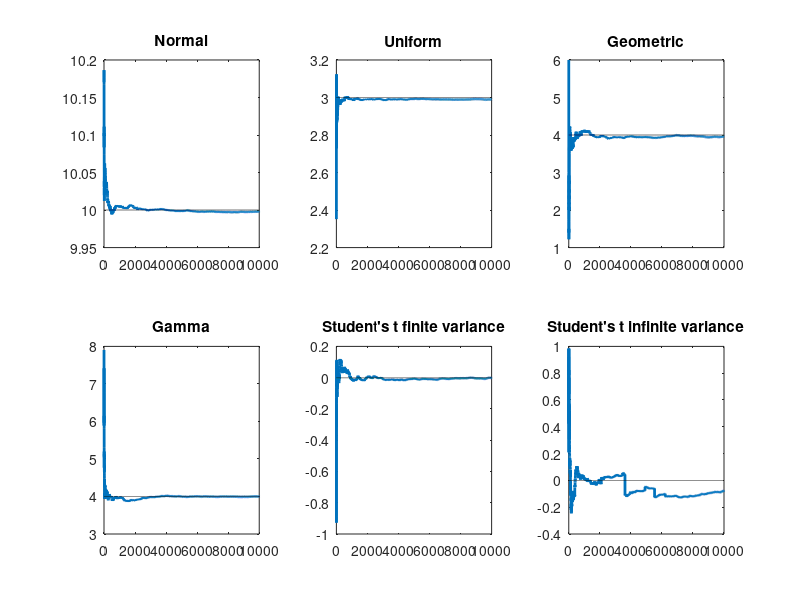

Reproduce this figure in MATLAB.
% -------------------------------------------------------------------------
% Illustration of the weak law of large numbers for several distributions:
% normal,uniform,geometric,student's t (finite and infinite variance),gamma.
% Note that the draws are i.i.d.
% -------------------------------------------------------------------------
% Willi Mutschler, October 28, 2022
% willi@mutschler.eu
% -------------------------------------------------------------------------

%% Housekeeping
clearvars; clc;close all;

%% Initializations
T = 10000;                                  % maximum horizon of periods
z = nan(1,T); sig_z = 0.2; mu_z = 10;       % normal distribution
u = nan(1,T); a = 2; b = 4; mu_u = (a+b)/2; % uniform distribution
ge = nan(1,T); p = 0.2; mu_ge = (1-p)/p;    % geometric distribution
ga = nan(1,T); k=2; thet=2; mu_ga=k*thet;   % gamma distribution
st1 = nan(1,T); nu1 = 8; mu_st1 = 0;        % student t with finite variance
st2 = nan(1,T); nu2 = 2; mu_st2 = 0;        % student t with infinite variance

%% Draw random variables
ZZ = mu_z + sig_z.*randn(1,T); % normal distribution
UU = a + (b-a).*rand(1,T);     % uniform distribution
GeGe = geornd(p,1,T);          % geometric distribution
GaGa = gamrnd(k,thet,1,T);     % gamma distribution
ST1 = trnd(nu1,1,T);           % student t with finite variance
ST2 = trnd(nu2,1,T);           % student t with infinite variance

%% Compute and store mean for growing sample sizes
wait = waitbar(0,'Please wait...'); % open waitbar
for t = 1:T
    % get random numbers with growing sample size
    Zt = ZZ(1:t);               % normal distribution
    Ut = UU(1:t);               % uniform distribution
    Get = GeGe(1:t);            % geometric distribution
    Gat = GaGa(1:t);            % gamma distribution
    ST1t = ST1(1:t);            % student t with finite variance
    ST2t = ST2(1:t);            % student t with infinite variance
    
    % Compute and store averages
    z(t) = mean(Zt);
    u(t) = mean(Ut);
    ge(t) = mean(Get);
    ga(t) = mean(Gat);
    st1(t) = mean(ST1t);
    st2(t) = mean(ST2t);
    
    waitbar(t/T); % update waitbar
end
close(wait); % close waitbar

%% Create plot for different distributions
figure('name','Law of Large Numbers for different distributions');
subplot(2,3,1); 
    plot(z,'linewidth',2); 
    line(0:T,repmat(mu_z,1,T+1),'linestyle','--','color','black'); 
    title('Normal');
subplot(2,3,2); 
    plot(u,'linewidth',2); 
    line(0:T,repmat(mu_u,1,T+1),'linestyle','--','color','black');
    title('Uniform');
subplot(2,3,3); 
    plot(ge,'linewidth',2); 
    line(0:T,repmat(mu_ge,1,T+1),'linestyle','--','color','black'); 
    title('Geometric');
subplot(2,3,4); 
    plot(ga,'linewidth',2); 
    line(0:T,repmat(mu_ga,1,T+1),'linestyle','--','color','black'); 
    title('Gamma');
subplot(2,3,5); 
    plot(st1,'linewidth',2); 
    line(0:T,repmat(mu_st1,1,T+1),'linestyle','--','color','black'); 
    title('Student''s t finite variance');
subplot(2,3,6); 
    plot(st2,'linewidth',2); 
    line(0:T,repmat(mu_st2,1,T+1),'linestyle','--','color','black'); 
    title('Student''s t infinite variance');      